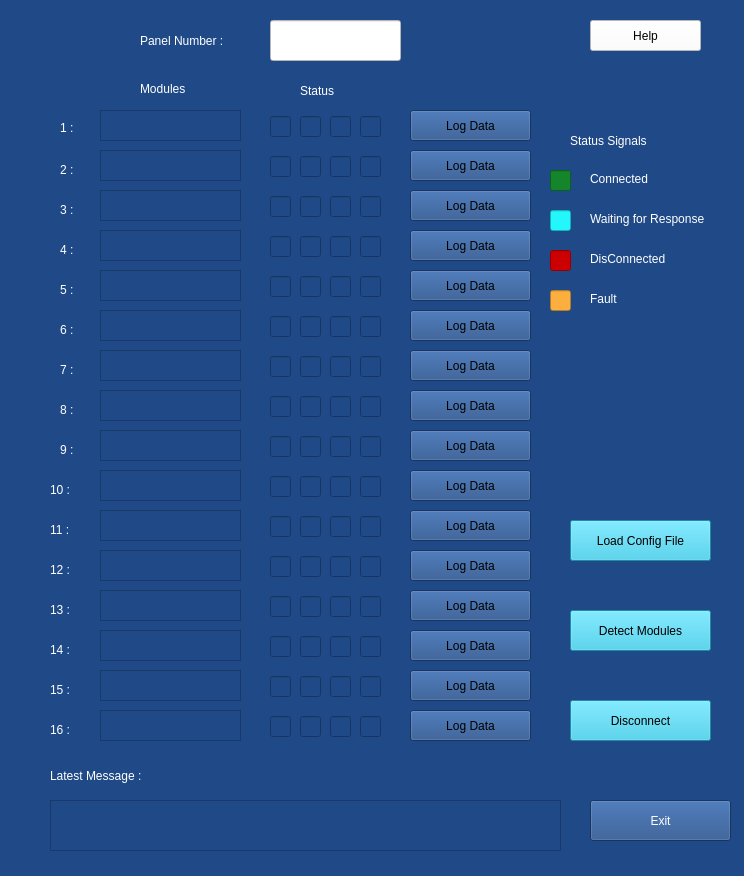
<?xml version="1.0" encoding="UTF-8"?>
<ui version="4.0">
 <class>Panel</class>
 <widget class="QMainWindow" name="Panel">
  <property name="geometry">
   <rect>
    <x>0</x>
    <y>0</y>
    <width>744</width>
    <height>876</height>
   </rect>
  </property>
  <property name="windowTitle">
   <string>Main Cpu Simulator Version : 01.01</string>
  </property>
  <property name="styleSheet">
   <string notr="true">background-color: rgb(36, 97, 157);
background-color: rgb(32, 74, 135);</string>
  </property>
  <widget class="QWidget" name="centralwidget">
   <widget class="QLabel" name="label">
    <property name="geometry">
     <rect>
      <x>140</x>
      <y>30</y>
      <width>131</width>
      <height>21</height>
     </rect>
    </property>
    <property name="styleSheet">
     <string notr="true">color: rgb(255, 255, 255);
font: 13pt &quot;Ubuntu&quot;;</string>
    </property>
    <property name="text">
     <string>Panel Number :</string>
    </property>
   </widget>
   <widget class="QTextEdit" name="module_1">
    <property name="geometry">
     <rect>
      <x>100</x>
      <y>110</y>
      <width>141</width>
      <height>31</height>
     </rect>
    </property>
    <property name="styleSheet">
     <string notr="true">background-image: url(:/new/prefix1/15.jpeg);</string>
    </property>
    <property name="readOnly">
     <bool>true</bool>
    </property>
   </widget>
   <widget class="QTextEdit" name="module_2">
    <property name="geometry">
     <rect>
      <x>100</x>
      <y>150</y>
      <width>141</width>
      <height>31</height>
     </rect>
    </property>
    <property name="styleSheet">
     <string notr="true">background-image: url(:/new/prefix1/15.jpeg);</string>
    </property>
    <property name="readOnly">
     <bool>true</bool>
    </property>
   </widget>
   <widget class="QTextEdit" name="module_3">
    <property name="geometry">
     <rect>
      <x>100</x>
      <y>190</y>
      <width>141</width>
      <height>31</height>
     </rect>
    </property>
    <property name="styleSheet">
     <string notr="true">background-image: url(:/new/prefix1/15.jpeg);</string>
    </property>
    <property name="readOnly">
     <bool>true</bool>
    </property>
   </widget>
   <widget class="QTextEdit" name="module_4">
    <property name="geometry">
     <rect>
      <x>100</x>
      <y>230</y>
      <width>141</width>
      <height>31</height>
     </rect>
    </property>
    <property name="styleSheet">
     <string notr="true">background-image: url(:/new/prefix1/15.jpeg);</string>
    </property>
    <property name="readOnly">
     <bool>true</bool>
    </property>
   </widget>
   <widget class="QTextEdit" name="module_5">
    <property name="geometry">
     <rect>
      <x>100</x>
      <y>270</y>
      <width>141</width>
      <height>31</height>
     </rect>
    </property>
    <property name="styleSheet">
     <string notr="true">background-image: url(:/new/prefix1/15.jpeg);</string>
    </property>
    <property name="readOnly">
     <bool>true</bool>
    </property>
   </widget>
   <widget class="QTextEdit" name="module_6">
    <property name="geometry">
     <rect>
      <x>100</x>
      <y>310</y>
      <width>141</width>
      <height>31</height>
     </rect>
    </property>
    <property name="styleSheet">
     <string notr="true">background-image: url(:/new/prefix1/15.jpeg);</string>
    </property>
    <property name="readOnly">
     <bool>true</bool>
    </property>
   </widget>
   <widget class="QTextEdit" name="module_7">
    <property name="geometry">
     <rect>
      <x>100</x>
      <y>350</y>
      <width>141</width>
      <height>31</height>
     </rect>
    </property>
    <property name="styleSheet">
     <string notr="true">background-image: url(:/new/prefix1/15.jpeg);</string>
    </property>
    <property name="readOnly">
     <bool>true</bool>
    </property>
   </widget>
   <widget class="QTextEdit" name="module_8">
    <property name="geometry">
     <rect>
      <x>100</x>
      <y>390</y>
      <width>141</width>
      <height>31</height>
     </rect>
    </property>
    <property name="styleSheet">
     <string notr="true">background-image: url(:/new/prefix1/15.jpeg);</string>
    </property>
    <property name="readOnly">
     <bool>true</bool>
    </property>
   </widget>
   <widget class="QTextEdit" name="module_9">
    <property name="geometry">
     <rect>
      <x>100</x>
      <y>430</y>
      <width>141</width>
      <height>31</height>
     </rect>
    </property>
    <property name="styleSheet">
     <string notr="true">background-image: url(:/new/prefix1/15.jpeg);</string>
    </property>
    <property name="readOnly">
     <bool>true</bool>
    </property>
   </widget>
   <widget class="QTextEdit" name="module_10">
    <property name="geometry">
     <rect>
      <x>100</x>
      <y>470</y>
      <width>141</width>
      <height>31</height>
     </rect>
    </property>
    <property name="styleSheet">
     <string notr="true">background-image: url(:/new/prefix1/15.jpeg);</string>
    </property>
    <property name="readOnly">
     <bool>true</bool>
    </property>
   </widget>
   <widget class="QTextEdit" name="module_11">
    <property name="geometry">
     <rect>
      <x>100</x>
      <y>510</y>
      <width>141</width>
      <height>31</height>
     </rect>
    </property>
    <property name="styleSheet">
     <string notr="true">background-image: url(:/new/prefix1/15.jpeg);</string>
    </property>
    <property name="readOnly">
     <bool>true</bool>
    </property>
   </widget>
   <widget class="QTextEdit" name="module_12">
    <property name="geometry">
     <rect>
      <x>100</x>
      <y>550</y>
      <width>141</width>
      <height>31</height>
     </rect>
    </property>
    <property name="styleSheet">
     <string notr="true">background-image: url(:/new/prefix1/15.jpeg);</string>
    </property>
    <property name="readOnly">
     <bool>true</bool>
    </property>
   </widget>
   <widget class="QTextEdit" name="module_13">
    <property name="geometry">
     <rect>
      <x>100</x>
      <y>590</y>
      <width>141</width>
      <height>31</height>
     </rect>
    </property>
    <property name="styleSheet">
     <string notr="true">background-image: url(:/new/prefix1/15.jpeg);</string>
    </property>
    <property name="readOnly">
     <bool>true</bool>
    </property>
   </widget>
   <widget class="QTextEdit" name="module_14">
    <property name="geometry">
     <rect>
      <x>100</x>
      <y>630</y>
      <width>141</width>
      <height>31</height>
     </rect>
    </property>
    <property name="styleSheet">
     <string notr="true">background-image: url(:/new/prefix1/15.jpeg);</string>
    </property>
    <property name="readOnly">
     <bool>true</bool>
    </property>
   </widget>
   <widget class="QTextEdit" name="module_15">
    <property name="geometry">
     <rect>
      <x>100</x>
      <y>670</y>
      <width>141</width>
      <height>31</height>
     </rect>
    </property>
    <property name="styleSheet">
     <string notr="true">background-image: url(:/new/prefix1/15.jpeg);</string>
    </property>
    <property name="readOnly">
     <bool>true</bool>
    </property>
   </widget>
   <widget class="QTextEdit" name="module_16">
    <property name="geometry">
     <rect>
      <x>100</x>
      <y>710</y>
      <width>141</width>
      <height>31</height>
     </rect>
    </property>
    <property name="styleSheet">
     <string notr="true">background-image: url(:/new/prefix1/15.jpeg);</string>
    </property>
    <property name="readOnly">
     <bool>true</bool>
    </property>
   </widget>
   <widget class="QLabel" name="label_2">
    <property name="geometry">
     <rect>
      <x>60</x>
      <y>120</y>
      <width>21</width>
      <height>16</height>
     </rect>
    </property>
    <property name="styleSheet">
     <string notr="true">color: rgb(255, 255, 255);
font: 12pt &quot;Ubuntu&quot;;</string>
    </property>
    <property name="text">
     <string>1 :</string>
    </property>
   </widget>
   <widget class="QLabel" name="label_3">
    <property name="geometry">
     <rect>
      <x>60</x>
      <y>160</y>
      <width>31</width>
      <height>20</height>
     </rect>
    </property>
    <property name="styleSheet">
     <string notr="true">color: rgb(255, 255, 255);
font: 12pt &quot;Ubuntu&quot;;</string>
    </property>
    <property name="text">
     <string>2 :</string>
    </property>
   </widget>
   <widget class="QLabel" name="label_4">
    <property name="geometry">
     <rect>
      <x>60</x>
      <y>200</y>
      <width>31</width>
      <height>20</height>
     </rect>
    </property>
    <property name="styleSheet">
     <string notr="true">color: rgb(255, 255, 255);
font: 12pt &quot;Ubuntu&quot;;</string>
    </property>
    <property name="text">
     <string>3 :</string>
    </property>
   </widget>
   <widget class="QLabel" name="label_5">
    <property name="geometry">
     <rect>
      <x>60</x>
      <y>240</y>
      <width>31</width>
      <height>20</height>
     </rect>
    </property>
    <property name="styleSheet">
     <string notr="true">color: rgb(255, 255, 255);
font: 12pt &quot;Ubuntu&quot;;</string>
    </property>
    <property name="text">
     <string>4 :</string>
    </property>
   </widget>
   <widget class="QLabel" name="label_6">
    <property name="geometry">
     <rect>
      <x>60</x>
      <y>280</y>
      <width>31</width>
      <height>20</height>
     </rect>
    </property>
    <property name="styleSheet">
     <string notr="true">color: rgb(255, 255, 255);
font: 12pt &quot;Ubuntu&quot;;</string>
    </property>
    <property name="text">
     <string>5 :</string>
    </property>
   </widget>
   <widget class="QLabel" name="label_7">
    <property name="geometry">
     <rect>
      <x>60</x>
      <y>320</y>
      <width>31</width>
      <height>20</height>
     </rect>
    </property>
    <property name="styleSheet">
     <string notr="true">color: rgb(255, 255, 255);
font: 12pt &quot;Ubuntu&quot;;</string>
    </property>
    <property name="text">
     <string>6 :</string>
    </property>
   </widget>
   <widget class="QLabel" name="label_8">
    <property name="geometry">
     <rect>
      <x>60</x>
      <y>360</y>
      <width>31</width>
      <height>20</height>
     </rect>
    </property>
    <property name="styleSheet">
     <string notr="true">color: rgb(255, 255, 255);
font: 12pt &quot;Ubuntu&quot;;</string>
    </property>
    <property name="text">
     <string>7 :</string>
    </property>
   </widget>
   <widget class="QLabel" name="label_9">
    <property name="geometry">
     <rect>
      <x>60</x>
      <y>400</y>
      <width>31</width>
      <height>20</height>
     </rect>
    </property>
    <property name="styleSheet">
     <string notr="true">color: rgb(255, 255, 255);
font: 12pt &quot;Ubuntu&quot;;</string>
    </property>
    <property name="text">
     <string>8 :</string>
    </property>
   </widget>
   <widget class="QLabel" name="label_10">
    <property name="geometry">
     <rect>
      <x>60</x>
      <y>440</y>
      <width>21</width>
      <height>20</height>
     </rect>
    </property>
    <property name="styleSheet">
     <string notr="true">color: rgb(255, 255, 255);
font: 12pt &quot;Ubuntu&quot;;</string>
    </property>
    <property name="text">
     <string>9 :</string>
    </property>
   </widget>
   <widget class="QLabel" name="label_11">
    <property name="geometry">
     <rect>
      <x>50</x>
      <y>480</y>
      <width>41</width>
      <height>20</height>
     </rect>
    </property>
    <property name="styleSheet">
     <string notr="true">color: rgb(255, 255, 255);
font: 12pt &quot;Ubuntu&quot;;</string>
    </property>
    <property name="text">
     <string>10 :</string>
    </property>
   </widget>
   <widget class="QLabel" name="label_12">
    <property name="geometry">
     <rect>
      <x>50</x>
      <y>520</y>
      <width>41</width>
      <height>20</height>
     </rect>
    </property>
    <property name="styleSheet">
     <string notr="true">color: rgb(255, 255, 255);
font: 12pt &quot;Ubuntu&quot;;</string>
    </property>
    <property name="text">
     <string>11 :</string>
    </property>
   </widget>
   <widget class="QLabel" name="label_13">
    <property name="geometry">
     <rect>
      <x>50</x>
      <y>560</y>
      <width>41</width>
      <height>20</height>
     </rect>
    </property>
    <property name="styleSheet">
     <string notr="true">color: rgb(255, 255, 255);
font: 12pt &quot;Ubuntu&quot;;</string>
    </property>
    <property name="text">
     <string>12 :</string>
    </property>
   </widget>
   <widget class="QLabel" name="label_14">
    <property name="geometry">
     <rect>
      <x>50</x>
      <y>600</y>
      <width>41</width>
      <height>20</height>
     </rect>
    </property>
    <property name="styleSheet">
     <string notr="true">color: rgb(255, 255, 255);
font: 12pt &quot;Ubuntu&quot;;</string>
    </property>
    <property name="text">
     <string>13 :</string>
    </property>
   </widget>
   <widget class="QLabel" name="label_15">
    <property name="geometry">
     <rect>
      <x>50</x>
      <y>640</y>
      <width>41</width>
      <height>20</height>
     </rect>
    </property>
    <property name="styleSheet">
     <string notr="true">color: rgb(255, 255, 255);
font: 12pt &quot;Ubuntu&quot;;</string>
    </property>
    <property name="text">
     <string>14 :</string>
    </property>
   </widget>
   <widget class="QLabel" name="label_16">
    <property name="geometry">
     <rect>
      <x>50</x>
      <y>680</y>
      <width>41</width>
      <height>20</height>
     </rect>
    </property>
    <property name="styleSheet">
     <string notr="true">color: rgb(255, 255, 255);
font: 12pt &quot;Ubuntu&quot;;</string>
    </property>
    <property name="text">
     <string>15 :</string>
    </property>
   </widget>
   <widget class="QLabel" name="label_17">
    <property name="geometry">
     <rect>
      <x>50</x>
      <y>720</y>
      <width>41</width>
      <height>20</height>
     </rect>
    </property>
    <property name="styleSheet">
     <string notr="true">color: rgb(255, 255, 255);
font: 12pt &quot;Ubuntu&quot;;</string>
    </property>
    <property name="text">
     <string>16 :</string>
    </property>
   </widget>
   <widget class="QLineEdit" name="panelNumber">
    <property name="geometry">
     <rect>
      <x>270</x>
      <y>20</y>
      <width>131</width>
      <height>41</height>
     </rect>
    </property>
    <property name="styleSheet">
     <string notr="true">background-color: rgb(255, 255, 255);</string>
    </property>
    <property name="readOnly">
     <bool>true</bool>
    </property>
   </widget>
   <widget class="QLabel" name="label_18">
    <property name="geometry">
     <rect>
      <x>140</x>
      <y>80</y>
      <width>81</width>
      <height>17</height>
     </rect>
    </property>
    <property name="styleSheet">
     <string notr="true">color: rgb(255, 255, 255);
font: 75 13pt &quot;URW Bookman L&quot;;</string>
    </property>
    <property name="text">
     <string>Modules </string>
    </property>
   </widget>
   <widget class="QPushButton" name="detectButton">
    <property name="geometry">
     <rect>
      <x>570</x>
      <y>610</y>
      <width>141</width>
      <height>41</height>
     </rect>
    </property>
    <property name="styleSheet">
     <string notr="true">font: 12pt &quot;Ubuntu&quot;;
background-color: rgb(45, 196, 229);
</string>
    </property>
    <property name="text">
     <string>Detect Modules</string>
    </property>
   </widget>
   <widget class="QPushButton" name="closeButton">
    <property name="geometry">
     <rect>
      <x>590</x>
      <y>800</y>
      <width>141</width>
      <height>41</height>
     </rect>
    </property>
    <property name="styleSheet">
     <string notr="true">color: rgb(255, 255, 255);
font: 12pt &quot;Ubuntu&quot;;
background-image: url(:/new/prefix1/16_opt.jpg);</string>
    </property>
    <property name="text">
     <string>Exit</string>
    </property>
   </widget>
   <widget class="QPushButton" name="loadButton">
    <property name="geometry">
     <rect>
      <x>570</x>
      <y>520</y>
      <width>141</width>
      <height>41</height>
     </rect>
    </property>
    <property name="styleSheet">
     <string notr="true">font: 12pt &quot;Ubuntu&quot;;
background-color: rgb(45, 196, 229);
</string>
    </property>
    <property name="text">
     <string>Load Config File</string>
    </property>
   </widget>
   <widget class="QPushButton" name="disConnectButton">
    <property name="geometry">
     <rect>
      <x>570</x>
      <y>700</y>
      <width>141</width>
      <height>41</height>
     </rect>
    </property>
    <property name="styleSheet">
     <string notr="true">background-color: rgb(45, 196, 229);

font: 12pt &quot;Ubuntu&quot;;
</string>
    </property>
    <property name="text">
     <string>Disconnect</string>
    </property>
   </widget>
   <widget class="QTextEdit" name="serverMsgBox">
    <property name="geometry">
     <rect>
      <x>50</x>
      <y>800</y>
      <width>511</width>
      <height>51</height>
     </rect>
    </property>
    <property name="toolTip">
     <string>&lt;html&gt;&lt;head/&gt;&lt;body&gt;&lt;p&gt;&lt;br/&gt;&lt;/p&gt;&lt;/body&gt;&lt;/html&gt;</string>
    </property>
    <property name="styleSheet">
     <string notr="true">background-image: url(:/new/prefix1/15.jpeg);</string>
    </property>
    <property name="readOnly">
     <bool>true</bool>
    </property>
   </widget>
   <widget class="QLabel" name="label_19">
    <property name="geometry">
     <rect>
      <x>50</x>
      <y>760</y>
      <width>131</width>
      <height>31</height>
     </rect>
    </property>
    <property name="styleSheet">
     <string notr="true">color: rgb(255, 255, 255);
font: 13pt &quot;Ubuntu&quot;;</string>
    </property>
    <property name="text">
     <string>Latest Message :</string>
    </property>
   </widget>
   <widget class="QLineEdit" name="green_1">
    <property name="geometry">
     <rect>
      <x>270</x>
      <y>116</y>
      <width>21</width>
      <height>21</height>
     </rect>
    </property>
    <property name="readOnly">
     <bool>true</bool>
    </property>
   </widget>
   <widget class="QLineEdit" name="green_2">
    <property name="geometry">
     <rect>
      <x>270</x>
      <y>156</y>
      <width>21</width>
      <height>21</height>
     </rect>
    </property>
    <property name="readOnly">
     <bool>true</bool>
    </property>
   </widget>
   <widget class="QLineEdit" name="green_3">
    <property name="geometry">
     <rect>
      <x>270</x>
      <y>196</y>
      <width>21</width>
      <height>21</height>
     </rect>
    </property>
    <property name="readOnly">
     <bool>true</bool>
    </property>
   </widget>
   <widget class="QLineEdit" name="green_4">
    <property name="geometry">
     <rect>
      <x>270</x>
      <y>236</y>
      <width>21</width>
      <height>21</height>
     </rect>
    </property>
    <property name="readOnly">
     <bool>true</bool>
    </property>
   </widget>
   <widget class="QLineEdit" name="green_5">
    <property name="geometry">
     <rect>
      <x>270</x>
      <y>276</y>
      <width>21</width>
      <height>21</height>
     </rect>
    </property>
    <property name="readOnly">
     <bool>true</bool>
    </property>
   </widget>
   <widget class="QLineEdit" name="green_6">
    <property name="geometry">
     <rect>
      <x>270</x>
      <y>316</y>
      <width>21</width>
      <height>21</height>
     </rect>
    </property>
    <property name="readOnly">
     <bool>true</bool>
    </property>
   </widget>
   <widget class="QLineEdit" name="green_7">
    <property name="geometry">
     <rect>
      <x>270</x>
      <y>356</y>
      <width>21</width>
      <height>21</height>
     </rect>
    </property>
    <property name="readOnly">
     <bool>true</bool>
    </property>
   </widget>
   <widget class="QLineEdit" name="green_8">
    <property name="geometry">
     <rect>
      <x>270</x>
      <y>396</y>
      <width>21</width>
      <height>21</height>
     </rect>
    </property>
    <property name="readOnly">
     <bool>true</bool>
    </property>
   </widget>
   <widget class="QLineEdit" name="green_9">
    <property name="geometry">
     <rect>
      <x>270</x>
      <y>436</y>
      <width>21</width>
      <height>21</height>
     </rect>
    </property>
    <property name="readOnly">
     <bool>true</bool>
    </property>
   </widget>
   <widget class="QLineEdit" name="green_10">
    <property name="geometry">
     <rect>
      <x>270</x>
      <y>476</y>
      <width>21</width>
      <height>21</height>
     </rect>
    </property>
    <property name="readOnly">
     <bool>true</bool>
    </property>
   </widget>
   <widget class="QLineEdit" name="green_11">
    <property name="geometry">
     <rect>
      <x>270</x>
      <y>516</y>
      <width>21</width>
      <height>21</height>
     </rect>
    </property>
    <property name="readOnly">
     <bool>true</bool>
    </property>
   </widget>
   <widget class="QLineEdit" name="green_12">
    <property name="geometry">
     <rect>
      <x>270</x>
      <y>556</y>
      <width>21</width>
      <height>21</height>
     </rect>
    </property>
    <property name="readOnly">
     <bool>true</bool>
    </property>
   </widget>
   <widget class="QLineEdit" name="green_13">
    <property name="geometry">
     <rect>
      <x>270</x>
      <y>596</y>
      <width>21</width>
      <height>21</height>
     </rect>
    </property>
    <property name="readOnly">
     <bool>true</bool>
    </property>
   </widget>
   <widget class="QLineEdit" name="green_14">
    <property name="geometry">
     <rect>
      <x>270</x>
      <y>636</y>
      <width>21</width>
      <height>21</height>
     </rect>
    </property>
    <property name="readOnly">
     <bool>true</bool>
    </property>
   </widget>
   <widget class="QLineEdit" name="green_15">
    <property name="geometry">
     <rect>
      <x>270</x>
      <y>676</y>
      <width>21</width>
      <height>21</height>
     </rect>
    </property>
    <property name="readOnly">
     <bool>true</bool>
    </property>
   </widget>
   <widget class="QLineEdit" name="green_16">
    <property name="geometry">
     <rect>
      <x>270</x>
      <y>716</y>
      <width>21</width>
      <height>21</height>
     </rect>
    </property>
    <property name="readOnly">
     <bool>true</bool>
    </property>
   </widget>
   <widget class="QLabel" name="label_20">
    <property name="geometry">
     <rect>
      <x>300</x>
      <y>80</y>
      <width>61</width>
      <height>21</height>
     </rect>
    </property>
    <property name="styleSheet">
     <string notr="true">color: rgb(255, 255, 255);
font: 75 13pt &quot;URW Bookman L&quot;;</string>
    </property>
    <property name="text">
     <string>Status</string>
    </property>
   </widget>
   <widget class="QLineEdit" name="blue_14">
    <property name="geometry">
     <rect>
      <x>300</x>
      <y>636</y>
      <width>21</width>
      <height>21</height>
     </rect>
    </property>
    <property name="readOnly">
     <bool>true</bool>
    </property>
   </widget>
   <widget class="QLineEdit" name="blue_16">
    <property name="geometry">
     <rect>
      <x>300</x>
      <y>716</y>
      <width>21</width>
      <height>21</height>
     </rect>
    </property>
    <property name="readOnly">
     <bool>true</bool>
    </property>
   </widget>
   <widget class="QLineEdit" name="blue_1">
    <property name="geometry">
     <rect>
      <x>300</x>
      <y>116</y>
      <width>21</width>
      <height>21</height>
     </rect>
    </property>
    <property name="readOnly">
     <bool>true</bool>
    </property>
   </widget>
   <widget class="QLineEdit" name="blue_7">
    <property name="geometry">
     <rect>
      <x>300</x>
      <y>356</y>
      <width>21</width>
      <height>21</height>
     </rect>
    </property>
    <property name="readOnly">
     <bool>true</bool>
    </property>
   </widget>
   <widget class="QLineEdit" name="blue_8">
    <property name="geometry">
     <rect>
      <x>300</x>
      <y>396</y>
      <width>21</width>
      <height>21</height>
     </rect>
    </property>
    <property name="readOnly">
     <bool>true</bool>
    </property>
   </widget>
   <widget class="QLineEdit" name="blue_13">
    <property name="geometry">
     <rect>
      <x>300</x>
      <y>596</y>
      <width>21</width>
      <height>21</height>
     </rect>
    </property>
    <property name="readOnly">
     <bool>true</bool>
    </property>
   </widget>
   <widget class="QLineEdit" name="blue_12">
    <property name="geometry">
     <rect>
      <x>300</x>
      <y>556</y>
      <width>21</width>
      <height>21</height>
     </rect>
    </property>
    <property name="readOnly">
     <bool>true</bool>
    </property>
   </widget>
   <widget class="QLineEdit" name="blue_9">
    <property name="geometry">
     <rect>
      <x>300</x>
      <y>436</y>
      <width>21</width>
      <height>21</height>
     </rect>
    </property>
    <property name="readOnly">
     <bool>true</bool>
    </property>
   </widget>
   <widget class="QLineEdit" name="blue_10">
    <property name="geometry">
     <rect>
      <x>300</x>
      <y>476</y>
      <width>21</width>
      <height>21</height>
     </rect>
    </property>
    <property name="readOnly">
     <bool>true</bool>
    </property>
   </widget>
   <widget class="QLineEdit" name="blue_3">
    <property name="geometry">
     <rect>
      <x>300</x>
      <y>196</y>
      <width>21</width>
      <height>21</height>
     </rect>
    </property>
    <property name="readOnly">
     <bool>true</bool>
    </property>
   </widget>
   <widget class="QLineEdit" name="blue_11">
    <property name="geometry">
     <rect>
      <x>300</x>
      <y>516</y>
      <width>21</width>
      <height>21</height>
     </rect>
    </property>
    <property name="readOnly">
     <bool>true</bool>
    </property>
   </widget>
   <widget class="QLineEdit" name="blue_6">
    <property name="geometry">
     <rect>
      <x>300</x>
      <y>316</y>
      <width>21</width>
      <height>21</height>
     </rect>
    </property>
    <property name="readOnly">
     <bool>true</bool>
    </property>
   </widget>
   <widget class="QLineEdit" name="blue_2">
    <property name="geometry">
     <rect>
      <x>300</x>
      <y>156</y>
      <width>21</width>
      <height>21</height>
     </rect>
    </property>
    <property name="readOnly">
     <bool>true</bool>
    </property>
   </widget>
   <widget class="QLineEdit" name="blue_15">
    <property name="geometry">
     <rect>
      <x>300</x>
      <y>676</y>
      <width>21</width>
      <height>21</height>
     </rect>
    </property>
    <property name="readOnly">
     <bool>true</bool>
    </property>
   </widget>
   <widget class="QLineEdit" name="blue_4">
    <property name="geometry">
     <rect>
      <x>300</x>
      <y>236</y>
      <width>21</width>
      <height>21</height>
     </rect>
    </property>
    <property name="readOnly">
     <bool>true</bool>
    </property>
   </widget>
   <widget class="QLineEdit" name="blue_5">
    <property name="geometry">
     <rect>
      <x>300</x>
      <y>276</y>
      <width>21</width>
      <height>21</height>
     </rect>
    </property>
    <property name="readOnly">
     <bool>true</bool>
    </property>
   </widget>
   <widget class="QLineEdit" name="red_16">
    <property name="geometry">
     <rect>
      <x>330</x>
      <y>716</y>
      <width>21</width>
      <height>21</height>
     </rect>
    </property>
    <property name="readOnly">
     <bool>true</bool>
    </property>
   </widget>
   <widget class="QLineEdit" name="red_15">
    <property name="geometry">
     <rect>
      <x>330</x>
      <y>676</y>
      <width>21</width>
      <height>21</height>
     </rect>
    </property>
    <property name="readOnly">
     <bool>true</bool>
    </property>
   </widget>
   <widget class="QLineEdit" name="red_4">
    <property name="geometry">
     <rect>
      <x>330</x>
      <y>236</y>
      <width>21</width>
      <height>21</height>
     </rect>
    </property>
    <property name="readOnly">
     <bool>true</bool>
    </property>
   </widget>
   <widget class="QLineEdit" name="red_12">
    <property name="geometry">
     <rect>
      <x>330</x>
      <y>556</y>
      <width>21</width>
      <height>21</height>
     </rect>
    </property>
    <property name="readOnly">
     <bool>true</bool>
    </property>
   </widget>
   <widget class="QLineEdit" name="red_9">
    <property name="geometry">
     <rect>
      <x>330</x>
      <y>436</y>
      <width>21</width>
      <height>21</height>
     </rect>
    </property>
    <property name="readOnly">
     <bool>true</bool>
    </property>
   </widget>
   <widget class="QLineEdit" name="red_5">
    <property name="geometry">
     <rect>
      <x>330</x>
      <y>276</y>
      <width>21</width>
      <height>21</height>
     </rect>
    </property>
    <property name="readOnly">
     <bool>true</bool>
    </property>
   </widget>
   <widget class="QLineEdit" name="red_7">
    <property name="geometry">
     <rect>
      <x>330</x>
      <y>356</y>
      <width>21</width>
      <height>21</height>
     </rect>
    </property>
    <property name="readOnly">
     <bool>true</bool>
    </property>
   </widget>
   <widget class="QLineEdit" name="red_3">
    <property name="geometry">
     <rect>
      <x>330</x>
      <y>196</y>
      <width>21</width>
      <height>21</height>
     </rect>
    </property>
    <property name="readOnly">
     <bool>true</bool>
    </property>
   </widget>
   <widget class="QLineEdit" name="red_1">
    <property name="geometry">
     <rect>
      <x>330</x>
      <y>116</y>
      <width>21</width>
      <height>21</height>
     </rect>
    </property>
    <property name="readOnly">
     <bool>true</bool>
    </property>
   </widget>
   <widget class="QLineEdit" name="red_11">
    <property name="geometry">
     <rect>
      <x>330</x>
      <y>516</y>
      <width>21</width>
      <height>21</height>
     </rect>
    </property>
    <property name="readOnly">
     <bool>true</bool>
    </property>
   </widget>
   <widget class="QLineEdit" name="red_14">
    <property name="geometry">
     <rect>
      <x>330</x>
      <y>636</y>
      <width>21</width>
      <height>21</height>
     </rect>
    </property>
    <property name="readOnly">
     <bool>true</bool>
    </property>
   </widget>
   <widget class="QLineEdit" name="red_6">
    <property name="geometry">
     <rect>
      <x>330</x>
      <y>316</y>
      <width>21</width>
      <height>21</height>
     </rect>
    </property>
    <property name="readOnly">
     <bool>true</bool>
    </property>
   </widget>
   <widget class="QLineEdit" name="red_8">
    <property name="geometry">
     <rect>
      <x>330</x>
      <y>396</y>
      <width>21</width>
      <height>21</height>
     </rect>
    </property>
    <property name="readOnly">
     <bool>true</bool>
    </property>
   </widget>
   <widget class="QLineEdit" name="red_10">
    <property name="geometry">
     <rect>
      <x>330</x>
      <y>476</y>
      <width>21</width>
      <height>21</height>
     </rect>
    </property>
    <property name="readOnly">
     <bool>true</bool>
    </property>
   </widget>
   <widget class="QLineEdit" name="red_13">
    <property name="geometry">
     <rect>
      <x>330</x>
      <y>596</y>
      <width>21</width>
      <height>21</height>
     </rect>
    </property>
    <property name="readOnly">
     <bool>true</bool>
    </property>
   </widget>
   <widget class="QLineEdit" name="red_2">
    <property name="geometry">
     <rect>
      <x>330</x>
      <y>156</y>
      <width>21</width>
      <height>21</height>
     </rect>
    </property>
    <property name="readOnly">
     <bool>true</bool>
    </property>
   </widget>
   <widget class="QLineEdit" name="orange_16">
    <property name="geometry">
     <rect>
      <x>360</x>
      <y>716</y>
      <width>21</width>
      <height>21</height>
     </rect>
    </property>
    <property name="readOnly">
     <bool>true</bool>
    </property>
   </widget>
   <widget class="QLineEdit" name="orange_15">
    <property name="geometry">
     <rect>
      <x>360</x>
      <y>676</y>
      <width>21</width>
      <height>21</height>
     </rect>
    </property>
    <property name="readOnly">
     <bool>true</bool>
    </property>
   </widget>
   <widget class="QLineEdit" name="orange_4">
    <property name="geometry">
     <rect>
      <x>360</x>
      <y>236</y>
      <width>21</width>
      <height>21</height>
     </rect>
    </property>
    <property name="readOnly">
     <bool>true</bool>
    </property>
   </widget>
   <widget class="QLineEdit" name="orange_12">
    <property name="geometry">
     <rect>
      <x>360</x>
      <y>556</y>
      <width>21</width>
      <height>21</height>
     </rect>
    </property>
    <property name="readOnly">
     <bool>true</bool>
    </property>
   </widget>
   <widget class="QLineEdit" name="orange_9">
    <property name="geometry">
     <rect>
      <x>360</x>
      <y>436</y>
      <width>21</width>
      <height>21</height>
     </rect>
    </property>
    <property name="readOnly">
     <bool>true</bool>
    </property>
   </widget>
   <widget class="QLineEdit" name="orange_5">
    <property name="geometry">
     <rect>
      <x>360</x>
      <y>276</y>
      <width>21</width>
      <height>21</height>
     </rect>
    </property>
    <property name="readOnly">
     <bool>true</bool>
    </property>
   </widget>
   <widget class="QLineEdit" name="orange_7">
    <property name="geometry">
     <rect>
      <x>360</x>
      <y>356</y>
      <width>21</width>
      <height>21</height>
     </rect>
    </property>
    <property name="readOnly">
     <bool>true</bool>
    </property>
   </widget>
   <widget class="QLineEdit" name="orange_3">
    <property name="geometry">
     <rect>
      <x>360</x>
      <y>196</y>
      <width>21</width>
      <height>21</height>
     </rect>
    </property>
    <property name="readOnly">
     <bool>true</bool>
    </property>
   </widget>
   <widget class="QLineEdit" name="orange_1">
    <property name="geometry">
     <rect>
      <x>360</x>
      <y>116</y>
      <width>21</width>
      <height>21</height>
     </rect>
    </property>
    <property name="toolTip">
     <string>&lt;html&gt;&lt;head/&gt;&lt;body&gt;&lt;p&gt;&lt;br/&gt;&lt;/p&gt;&lt;/body&gt;&lt;/html&gt;</string>
    </property>
    <property name="readOnly">
     <bool>true</bool>
    </property>
   </widget>
   <widget class="QLineEdit" name="orange_11">
    <property name="geometry">
     <rect>
      <x>360</x>
      <y>516</y>
      <width>21</width>
      <height>21</height>
     </rect>
    </property>
    <property name="readOnly">
     <bool>true</bool>
    </property>
   </widget>
   <widget class="QLineEdit" name="orange_14">
    <property name="geometry">
     <rect>
      <x>360</x>
      <y>636</y>
      <width>21</width>
      <height>21</height>
     </rect>
    </property>
    <property name="readOnly">
     <bool>true</bool>
    </property>
   </widget>
   <widget class="QLineEdit" name="orange_6">
    <property name="geometry">
     <rect>
      <x>360</x>
      <y>316</y>
      <width>21</width>
      <height>21</height>
     </rect>
    </property>
    <property name="readOnly">
     <bool>true</bool>
    </property>
   </widget>
   <widget class="QLineEdit" name="orange_8">
    <property name="geometry">
     <rect>
      <x>360</x>
      <y>396</y>
      <width>21</width>
      <height>21</height>
     </rect>
    </property>
    <property name="readOnly">
     <bool>true</bool>
    </property>
   </widget>
   <widget class="QLineEdit" name="orange_10">
    <property name="geometry">
     <rect>
      <x>360</x>
      <y>476</y>
      <width>21</width>
      <height>21</height>
     </rect>
    </property>
    <property name="readOnly">
     <bool>true</bool>
    </property>
   </widget>
   <widget class="QLineEdit" name="orange_13">
    <property name="geometry">
     <rect>
      <x>360</x>
      <y>596</y>
      <width>21</width>
      <height>21</height>
     </rect>
    </property>
    <property name="readOnly">
     <bool>true</bool>
    </property>
   </widget>
   <widget class="QLineEdit" name="orange_2">
    <property name="geometry">
     <rect>
      <x>360</x>
      <y>156</y>
      <width>21</width>
      <height>21</height>
     </rect>
    </property>
    <property name="readOnly">
     <bool>true</bool>
    </property>
   </widget>
   <widget class="QPushButton" name="logButton_1">
    <property name="geometry">
     <rect>
      <x>410</x>
      <y>110</y>
      <width>121</width>
      <height>31</height>
     </rect>
    </property>
    <property name="styleSheet">
     <string notr="true">background-image: url(:/new/prefix1/15.jpeg);</string>
    </property>
    <property name="text">
     <string>Log Data</string>
    </property>
   </widget>
   <widget class="QPushButton" name="logButton_2">
    <property name="geometry">
     <rect>
      <x>410</x>
      <y>150</y>
      <width>121</width>
      <height>31</height>
     </rect>
    </property>
    <property name="styleSheet">
     <string notr="true">background-image: url(:/new/prefix1/15.jpeg);</string>
    </property>
    <property name="text">
     <string>Log Data</string>
    </property>
   </widget>
   <widget class="QPushButton" name="logButton_3">
    <property name="geometry">
     <rect>
      <x>410</x>
      <y>190</y>
      <width>121</width>
      <height>31</height>
     </rect>
    </property>
    <property name="styleSheet">
     <string notr="true">background-image: url(:/new/prefix1/15.jpeg);</string>
    </property>
    <property name="text">
     <string>Log Data</string>
    </property>
   </widget>
   <widget class="QPushButton" name="logButton_4">
    <property name="geometry">
     <rect>
      <x>410</x>
      <y>230</y>
      <width>121</width>
      <height>31</height>
     </rect>
    </property>
    <property name="styleSheet">
     <string notr="true">background-image: url(:/new/prefix1/15.jpeg);</string>
    </property>
    <property name="text">
     <string>Log Data</string>
    </property>
   </widget>
   <widget class="QPushButton" name="logButton_5">
    <property name="geometry">
     <rect>
      <x>410</x>
      <y>270</y>
      <width>121</width>
      <height>31</height>
     </rect>
    </property>
    <property name="styleSheet">
     <string notr="true">background-image: url(:/new/prefix1/15.jpeg);</string>
    </property>
    <property name="text">
     <string>Log Data</string>
    </property>
   </widget>
   <widget class="QPushButton" name="logButton_6">
    <property name="geometry">
     <rect>
      <x>410</x>
      <y>310</y>
      <width>121</width>
      <height>31</height>
     </rect>
    </property>
    <property name="styleSheet">
     <string notr="true">background-image: url(:/new/prefix1/15.jpeg);</string>
    </property>
    <property name="text">
     <string>Log Data</string>
    </property>
   </widget>
   <widget class="QPushButton" name="logButton_7">
    <property name="geometry">
     <rect>
      <x>410</x>
      <y>350</y>
      <width>121</width>
      <height>31</height>
     </rect>
    </property>
    <property name="styleSheet">
     <string notr="true">background-image: url(:/new/prefix1/15.jpeg);</string>
    </property>
    <property name="text">
     <string>Log Data</string>
    </property>
   </widget>
   <widget class="QPushButton" name="logButton_8">
    <property name="geometry">
     <rect>
      <x>410</x>
      <y>390</y>
      <width>121</width>
      <height>31</height>
     </rect>
    </property>
    <property name="styleSheet">
     <string notr="true">background-image: url(:/new/prefix1/15.jpeg);</string>
    </property>
    <property name="text">
     <string>Log Data</string>
    </property>
   </widget>
   <widget class="QPushButton" name="logButton_9">
    <property name="geometry">
     <rect>
      <x>410</x>
      <y>430</y>
      <width>121</width>
      <height>31</height>
     </rect>
    </property>
    <property name="styleSheet">
     <string notr="true">background-image: url(:/new/prefix1/15.jpeg);</string>
    </property>
    <property name="text">
     <string>Log Data</string>
    </property>
   </widget>
   <widget class="QPushButton" name="logButton_10">
    <property name="geometry">
     <rect>
      <x>410</x>
      <y>470</y>
      <width>121</width>
      <height>31</height>
     </rect>
    </property>
    <property name="styleSheet">
     <string notr="true">background-image: url(:/new/prefix1/15.jpeg);</string>
    </property>
    <property name="text">
     <string>Log Data</string>
    </property>
   </widget>
   <widget class="QPushButton" name="logButton_11">
    <property name="geometry">
     <rect>
      <x>410</x>
      <y>510</y>
      <width>121</width>
      <height>31</height>
     </rect>
    </property>
    <property name="styleSheet">
     <string notr="true">background-image: url(:/new/prefix1/15.jpeg);</string>
    </property>
    <property name="text">
     <string>Log Data</string>
    </property>
   </widget>
   <widget class="QPushButton" name="logButton_12">
    <property name="geometry">
     <rect>
      <x>410</x>
      <y>550</y>
      <width>121</width>
      <height>31</height>
     </rect>
    </property>
    <property name="styleSheet">
     <string notr="true">background-image: url(:/new/prefix1/15.jpeg);</string>
    </property>
    <property name="text">
     <string>Log Data</string>
    </property>
   </widget>
   <widget class="QPushButton" name="logButton_13">
    <property name="geometry">
     <rect>
      <x>410</x>
      <y>590</y>
      <width>121</width>
      <height>31</height>
     </rect>
    </property>
    <property name="styleSheet">
     <string notr="true">background-image: url(:/new/prefix1/15.jpeg);</string>
    </property>
    <property name="text">
     <string>Log Data</string>
    </property>
   </widget>
   <widget class="QPushButton" name="logButton_14">
    <property name="geometry">
     <rect>
      <x>410</x>
      <y>630</y>
      <width>121</width>
      <height>31</height>
     </rect>
    </property>
    <property name="styleSheet">
     <string notr="true">background-image: url(:/new/prefix1/15.jpeg);</string>
    </property>
    <property name="text">
     <string>Log Data</string>
    </property>
   </widget>
   <widget class="QPushButton" name="logButton_15">
    <property name="geometry">
     <rect>
      <x>410</x>
      <y>670</y>
      <width>121</width>
      <height>31</height>
     </rect>
    </property>
    <property name="styleSheet">
     <string notr="true">background-image: url(:/new/prefix1/15.jpeg);</string>
    </property>
    <property name="text">
     <string>Log Data</string>
    </property>
   </widget>
   <widget class="QPushButton" name="logButton_16">
    <property name="geometry">
     <rect>
      <x>410</x>
      <y>710</y>
      <width>121</width>
      <height>31</height>
     </rect>
    </property>
    <property name="styleSheet">
     <string notr="true">background-image: url(:/new/prefix1/15.jpeg);</string>
    </property>
    <property name="text">
     <string>Log Data</string>
    </property>
   </widget>
   <widget class="QPushButton" name="pushButton">
    <property name="geometry">
     <rect>
      <x>590</x>
      <y>20</y>
      <width>111</width>
      <height>31</height>
     </rect>
    </property>
    <property name="styleSheet">
     <string notr="true">background-color: rgb(255, 255, 255);</string>
    </property>
    <property name="text">
     <string>Help</string>
    </property>
   </widget>
   <widget class="QLineEdit" name="orange_17">
    <property name="geometry">
     <rect>
      <x>550</x>
      <y>170</y>
      <width>21</width>
      <height>21</height>
     </rect>
    </property>
    <property name="toolTip">
     <string>&lt;html&gt;&lt;head/&gt;&lt;body&gt;&lt;p&gt;&lt;br/&gt;&lt;/p&gt;&lt;/body&gt;&lt;/html&gt;</string>
    </property>
    <property name="styleSheet">
     <string notr="true">background-color: rgb(24, 238, 30);
background-color: rgb(21, 133, 44);</string>
    </property>
    <property name="readOnly">
     <bool>true</bool>
    </property>
   </widget>
   <widget class="QLineEdit" name="orange_18">
    <property name="geometry">
     <rect>
      <x>550</x>
      <y>210</y>
      <width>21</width>
      <height>21</height>
     </rect>
    </property>
    <property name="toolTip">
     <string>&lt;html&gt;&lt;head/&gt;&lt;body&gt;&lt;p&gt;&lt;br/&gt;&lt;/p&gt;&lt;/body&gt;&lt;/html&gt;</string>
    </property>
    <property name="styleSheet">
     <string notr="true">background-color: rgb(36, 247, 251);</string>
    </property>
    <property name="readOnly">
     <bool>true</bool>
    </property>
   </widget>
   <widget class="QLineEdit" name="orange_19">
    <property name="geometry">
     <rect>
      <x>550</x>
      <y>250</y>
      <width>21</width>
      <height>21</height>
     </rect>
    </property>
    <property name="toolTip">
     <string>&lt;html&gt;&lt;head/&gt;&lt;body&gt;&lt;p&gt;&lt;br/&gt;&lt;/p&gt;&lt;/body&gt;&lt;/html&gt;</string>
    </property>
    <property name="styleSheet">
     <string notr="true">background-color: rgb(204, 0, 0);</string>
    </property>
    <property name="readOnly">
     <bool>true</bool>
    </property>
   </widget>
   <widget class="QLineEdit" name="orange_20">
    <property name="geometry">
     <rect>
      <x>550</x>
      <y>290</y>
      <width>21</width>
      <height>21</height>
     </rect>
    </property>
    <property name="toolTip">
     <string>&lt;html&gt;&lt;head/&gt;&lt;body&gt;&lt;p&gt;&lt;br/&gt;&lt;/p&gt;&lt;/body&gt;&lt;/html&gt;</string>
    </property>
    <property name="styleSheet">
     <string notr="true">background-color: rgb(245, 121, 0);
background-color: rgb(252, 175, 62);</string>
    </property>
    <property name="readOnly">
     <bool>true</bool>
    </property>
   </widget>
   <widget class="QLabel" name="label_21">
    <property name="geometry">
     <rect>
      <x>590</x>
      <y>170</y>
      <width>91</width>
      <height>17</height>
     </rect>
    </property>
    <property name="styleSheet">
     <string notr="true">color: rgb(255, 255, 255);</string>
    </property>
    <property name="text">
     <string>Connected</string>
    </property>
   </widget>
   <widget class="QLabel" name="label_22">
    <property name="geometry">
     <rect>
      <x>590</x>
      <y>210</y>
      <width>151</width>
      <height>17</height>
     </rect>
    </property>
    <property name="styleSheet">
     <string notr="true">color: rgb(255, 255, 255);</string>
    </property>
    <property name="text">
     <string>Waiting for Response </string>
    </property>
   </widget>
   <widget class="QLabel" name="label_23">
    <property name="geometry">
     <rect>
      <x>590</x>
      <y>250</y>
      <width>101</width>
      <height>17</height>
     </rect>
    </property>
    <property name="styleSheet">
     <string notr="true">color: rgb(255, 255, 255);</string>
    </property>
    <property name="text">
     <string>DisConnected</string>
    </property>
   </widget>
   <widget class="QLabel" name="label_24">
    <property name="geometry">
     <rect>
      <x>590</x>
      <y>290</y>
      <width>51</width>
      <height>17</height>
     </rect>
    </property>
    <property name="styleSheet">
     <string notr="true">color: rgb(255, 255, 255);</string>
    </property>
    <property name="text">
     <string>Fault</string>
    </property>
   </widget>
   <widget class="QLabel" name="label_25">
    <property name="geometry">
     <rect>
      <x>570</x>
      <y>130</y>
      <width>121</width>
      <height>21</height>
     </rect>
    </property>
    <property name="styleSheet">
     <string notr="true">color: rgb(255, 255, 255);
font: 75 13pt &quot;URW Bookman L&quot;;</string>
    </property>
    <property name="text">
     <string>Status Signals</string>
    </property>
   </widget>
  </widget>
 </widget>
 <resources/>
 <connections/>
</ui>
